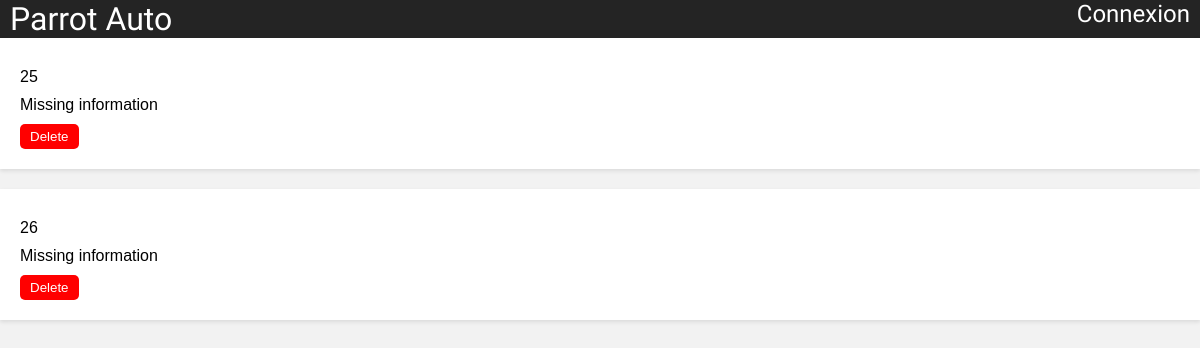
Before: /adminpage.php with the older database file.
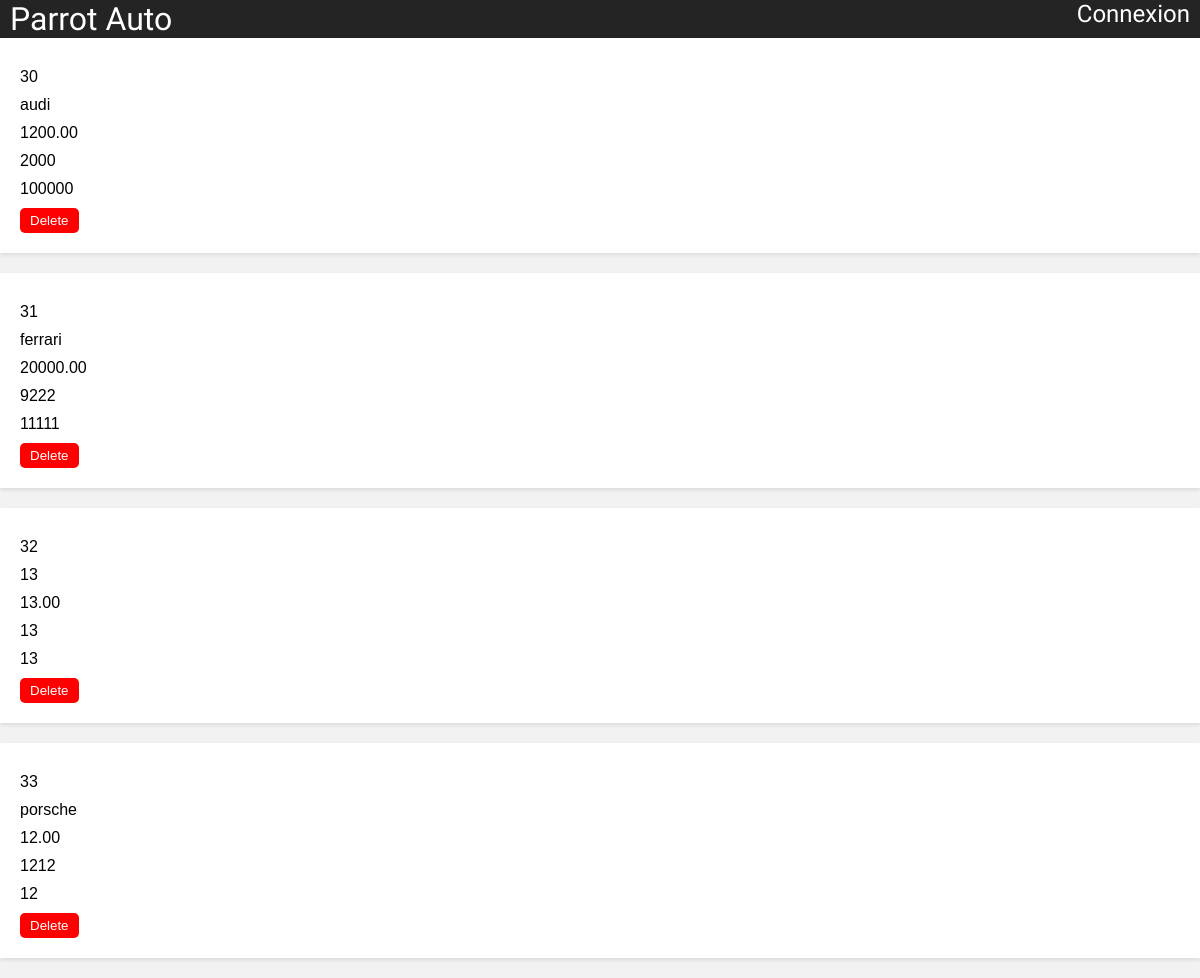
After: the same page with the newer database file.
### tables this page shows
CREATE TABLE `car_listing` (
  `id` int(11) NOT NULL,
  `model` varchar(255) NOT NULL,
  `price` decimal(10,2) NOT NULL,
  `year` int(11) NOT NULL,
  `km` int(11) NOT NULL
);

### adminpage.php (the view, shortened to what this page needs)
<head>
    <link rel="stylesheet" href="Styling/adminpage.css">
</head>
<main>
    <?php require 'header.php'; ?>
    <div>
        <?php
        $sql = "SELECT * FROM car_listing ";
        $db = new Database;
        $pdo = $db->getPDO();
        $cars = $pdo->query($sql);
        $result = $cars->fetchAll();
        foreach ($result as $item) {
            echo '<div class="dashboard">';
            echo '<p>' . $item['id'] . '</p>';
            if (isset($item['model']) && isset($item['price']) && isset($item['year']) && isset($item['km'])) {
                echo '<p>' . $item['model'] . '</p>';
                echo '<p>' . $item['price'] . '</p>';
                echo '<p>' . $item['year'] . '</p>';
                echo '<p>' . $item['km'] . '</p>';
            } else {
                echo '<p>Missing information</p>';
            }
            echo '<form action="deletions/delete_listing.php" method="post">';
            echo '<input type="submit" value="Delete">';
            echo '</form>';
            echo '</div>';
        }
        ?>
    </div>
</main>

Changed rows visible on the page:
removed car_listing: id "25", shows "Missing information"
removed car_listing: id "26", shows "Missing information"
added car_listing: id "30", model "audi", price "1200.00", year "2000", km "100000"
added car_listing: id "31", model "ferrari", price "20000.00", year "9222", km "11111"
added car_listing: id "32", model "13", price "13.00", year "13", km "13"
added car_listing: id "33", model "porsche", price "12.00", year "1212", km "12"
